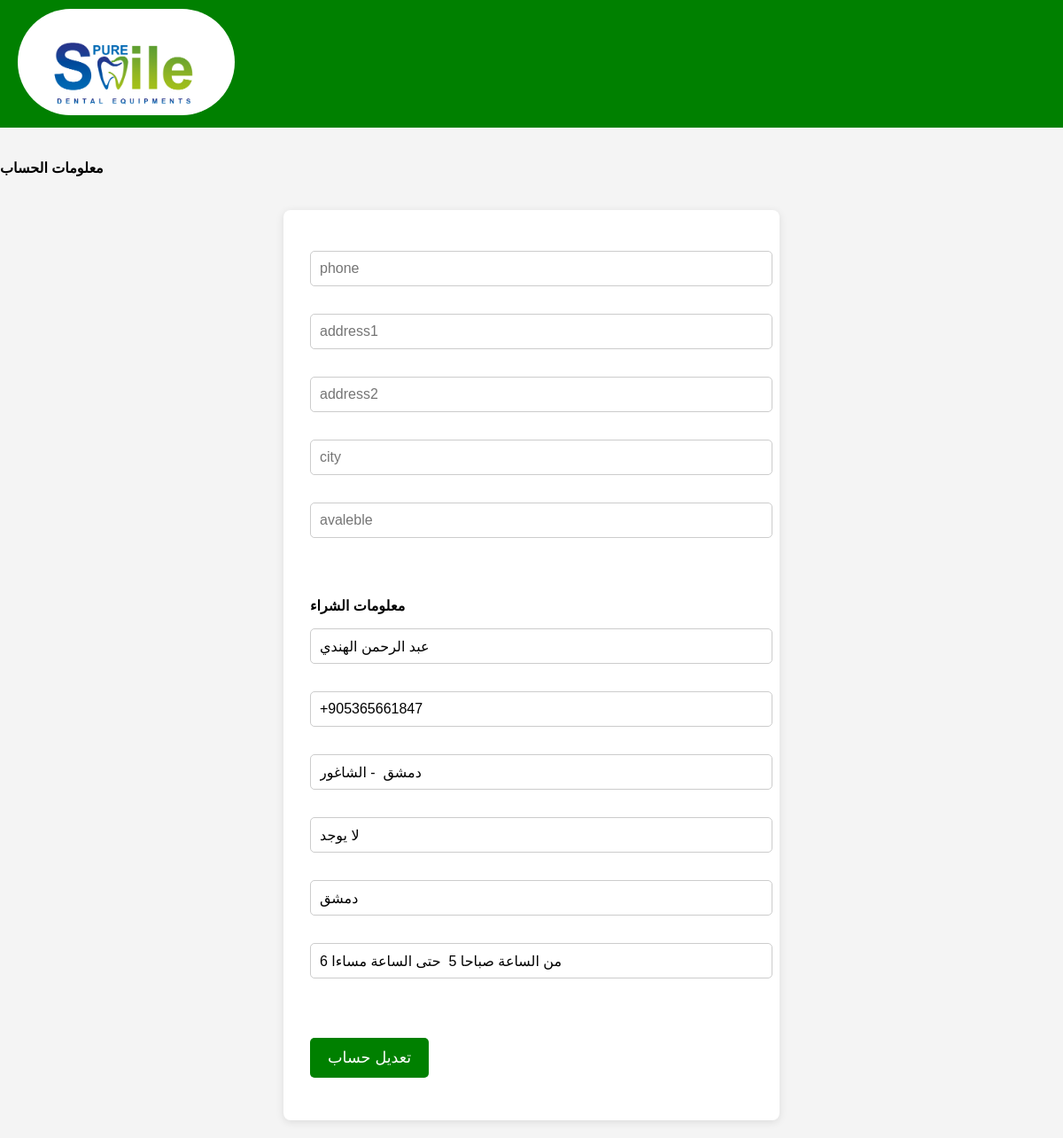
The page /update_info/ (signed in) on the database its author committed.
### store/models.py (models this page shows, shortened)
class Profile(models.Model):
    user = models.OneToOneField(User, on_delete=models.CASCADE)
    date_modefied = models.DateTimeField(User, auto_now=True)
    phone = models.CharField(max_length=20, blank=True)
    address1 = models.CharField(max_length=200, blank=True)
    address2 = models.CharField(max_length=200, blank=True)
    city = models.CharField(max_length=20, blank=True)
    avaleble = models.CharField(max_length=150, blank=True)
    old_cart = models.CharField(max_length=5000, blank=True, null= True)

### payment/models.py (models this page shows, shortened)
class ShippingAddress(models.Model):
    user = models.ForeignKey(User, on_delete=models.CASCADE, null=True , blank= True)
    shipping_name = models.CharField(max_length=200)
    shipping_phone = models.CharField(max_length=20, blank=True, null=True)
    shipping_address1 = models.TextField(max_length=15000)
    shipping_address2 = models.TextField(max_length=15000, blank=True, null=True)
    shipping_city = models.CharField(max_length=20, blank=True, null=True)
    shipping_avaleble = models.CharField(max_length=150)
    class Meta:
        verbose_name_plural = "Shipping Address"

### store/views.py (the view)
# urls.py: path('update_info/', views.update_info, name='update_info'),
def update_info(request):
    if request.user.is_authenticated:
        current_user = Profile.objects.get(user__id=request.user.id)
        shipping_user = ShippingAddress.objects.get(user__id=request.user.id)
        form = UserInfoForm(request.POST or None, instance=current_user)
        shipping_form = ShippingForm(request.POST or None, instance=shipping_user)
        if form.is_valid() or shipping_form .is_valid():
            form.save()
            shipping_form.save()
            print('معلوماتك تم تحديثها')
            return redirect('index')
        return render(request, 'update_info.html',{'form':form, 'shipping_form':shipping_form})
    else:
        print('لم يتم تحديث البيانات اسف ')
        return redirect('index')

### store/forms.py
class UserInfoForm(forms.ModelForm):
	phone = forms.CharField(label='', widget=forms.TextInput(attrs={'class':'form-control', 'placeholder':'phone'}), required=False)
	address1 = forms.CharField(label='', widget=forms.TextInput(attrs={'class':'form-control', 'placeholder':'address1'}), required=False)
	address2 = forms.CharField(label='', widget=forms.TextInput(attrs={'class':'form-control', 'placeholder':'address2'}), required=False)
	city = forms.CharField(label='', widget=forms.TextInput(attrs={'class':'form-control', 'placeholder':'city'}), required=False)
	avaleble = forms.CharField(label='', widget=forms.TextInput(attrs={'class':'form-control', 'placeholder':'avaleble'}), required=False)
	class Meta:
		model = Profile
		fields = ('phone', 'address1', 'address2', 'city', 'avaleble')

### payment/forms.py
class ShippingForm(forms.ModelForm):
    shipping_name = forms.CharField(label='', widget=forms.TextInput(attrs={'class':'form-control', 'placeholder':'الاسم الكامل'}), required=True)
    shipping_phone = forms.CharField(label='', widget=forms.TextInput(attrs={'class':'form-control', 'placeholder':'phone'}), required=True)
    shipping_address1 = forms.CharField(label='', widget=forms.TextInput(attrs={'class':'form-control', 'placeholder':'العنوان الاول'}), required=True)
    shipping_address2 = forms.CharField(label='', widget=forms.TextInput(attrs={'class':'form-control', 'placeholder':'العنوان الثاني'}), required=False)
    shipping_city = forms.CharField(label='', widget=forms.TextInput(attrs={'class':'form-control', 'placeholder':'المدينة'}), required=False)
    shipping_avaleble = forms.CharField(label='', widget=forms.TextInput(attrs={'class':'form-control', 'placeholder':'اوقات التواجد'}), required=True)
    class Meta:
        model = ShippingAddress
        fields = ['shipping_name', 'shipping_phone', 'shipping_address1', 'shipping_address2',
                   'shipping_city', 'shipping_avaleble']
        exclude= ['user']

### cart/context_processors.py (called while the page is built)
def cart(request):
    return{'cart':Cart(request)}

### store/templates/update_info.html (shortened to what this page needs)
{% load static %}
<!DOCTYPE html>
<html lang="ar">
<head>
    <link rel="stylesheet" href="{% static 'css/styles.css'%}">
</head>
<body>
<header>
    <nav class="navbar">
        <a>
            <div class="logo-container">
                <img  src="{% static 'image/logo.png' %}" alt="Pure Smile"  />
            </div>
        </a>
    </nav>
</header>
                    <br/><br/>
                        <strong>  معلومات الحساب  </strong>
                    <br/><br/>
    <form method="POST" class="signup-form" action="{% url 'update_info' %}">
        {{ form.as_p }}
        <br/><br/>
        <strong>  معلومات الشراء  </strong>
            {{ shipping_form.as_p }}
        <br/><br/>
            <button type="submit" class='btn btn-secondary' > تعديل حساب </button>
        <br/><br/>
    </form>
</body>
</html>

### static/css/styles.css (style rules this page uses)
body { font-family: Arial, sans-serif; background-color: #f4f4f4; margin: 0; padding: 0; }
.navbar { display: flex; justify-content: space-between; align-items: center; background-color: green; padding: 10px 20px; }
.navbar .logo-container { background-color: white; height: 120px; border-radius: 120px; display: inline-block; }
.navbar .logo-container img { height: 150px; width: auto; display: block; cursor: pointer; }
.signup-form { background-color: white; max-width: 500px; margin: 20px auto; padding: 30px; box-shadow: 0 2px 10px rgba(0, 0, 0, 0.1); border-radius: 8px; }
.signup-form input { width: 100%; padding: 10px; margin-bottom: 15px; border: 1px solid #ccc; border-radius: 5px; font-size: 1em; }
.signup-form button { background-color: green; color: white; padding: 12px 20px; border: none; cursor: pointer; font-size: 1.1em; border-radius: 5px; transition: background-color 0.3s ease; }
a { color: green; text-decoration: none; font-weight: bold; transition: color 0.3s ease, text-decoration 0.3s ease; }

### rows shown on the page
ShippingAddress: shipping_name "عبد الرحمن الهندي", shipping_phone "+905365661847", shipping_address1 "دمشق - الشاغور", shipping_address2 "لا يوجد", shipping_city "دمشق", shipping_avaleble "من الساعة صباحا 5 حتى الساعة مساءا 6"
